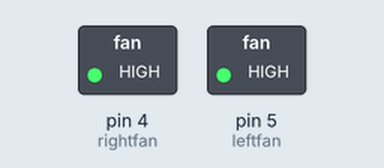
A sketch run on a simulated Arduino Uno, built with avr-gcc and run on an emulated ATmega328P. Parts: switched loads named in the sketch (green lamp = pin HIGH).

Above: at 1.5 s.
At 4.5 s:
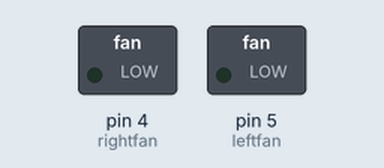
Timing chart, 0 to 7.8 s (numbered marks = the images above):
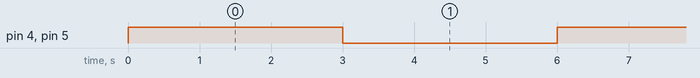

Measured:
- by itself, pin 4 (rightfan), pin 5 (leftfan): alternates HIGH for 3.0 s and LOW for 3.0 s

The sketch:

coolingfan.ino
```cpp
int leftfan = 5;
int rightfan = 4;

void setup() {
    pinMode(leftfan, OUTPUT);
    pinMode(rightfan, OUTPUT);
    Serial.begin(9600); // 통신 속도 설정// put your setup code here, to run once:

}

void loop() {
    digitalWrite(leftfan, HIGH);
    digitalWrite(rightfan, HIGH);
    delay(3000);
    digitalWrite(leftfan,LOW);
    digitalWrite(rightfan,LOW);
    delay(3000);
}
```
